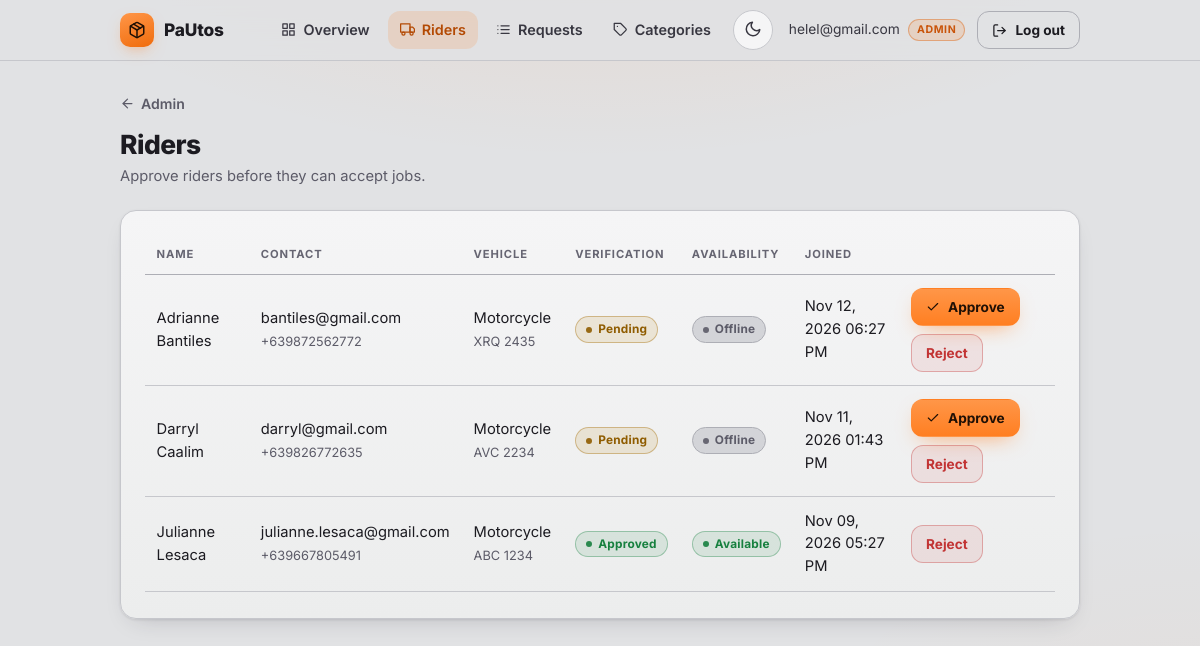
The app's page /admin/riders (signed in) with its own data.
### app/models.py (models this page shows, shortened)
class User(UserMixin, db.Model):
    __tablename__ = "user"
    id = db.Column("user_id", db.Integer, primary_key=True)
    email = db.Column(db.String(255), unique=True, nullable=False)
    password_hash = db.Column(db.String(255), nullable=False)
    role = db.Column(db.String(20), nullable=False, index=True)
    created_at = db.Column(db.DateTime(timezone=True), default=utcnow, nullable=False)
    is_active = db.Column(db.Boolean, nullable=False, default=True)  # EXTENSION: lets an admin disable an account
    customer_profile = db.relationship(
        "CustomerProfile", back_populates="user", uselist=False, cascade="all, delete-orphan"
    )
    rider_profile = db.relationship(
        "RiderProfile", back_populates="user", uselist=False, cascade="all, delete-orphan"
    )
    @property
    def profile(self):
        return self.customer_profile or self.rider_profile
    @property
    def full_name(self):
        return self.profile.full_name if self.profile else self.email

class RiderProfile(db.Model):
    __tablename__ = "rider"
    id = db.Column("rider_id", db.Integer, primary_key=True)
    user_id = db.Column(db.Integer, db.ForeignKey("user.user_id"), unique=True, nullable=False)
    full_name = db.Column(db.String(150), nullable=False)
    phone = db.Column(db.String(30))
    vehicle_type = db.Column(db.String(50))
    availability_status = db.Column(db.String(30), nullable=False, default=AVAILABILITY_OFFLINE)
    plate_number = db.Column(db.String(20))  # EXTENSION
    verification_status = db.Column(db.String(20), nullable=False, default=VERIFICATION_PENDING)
    user = db.relationship("User", back_populates="rider_profile")

### app/admin/routes.py (the view)
@bp.route("/riders")
@role_required(ROLE_ADMIN)
def riders():
    items = RiderProfile.query.options(joinedload(RiderProfile.user)).all()
    items.sort(key=lambda r: (VERIFICATION_ORDER.get(r.verification_status, 9), -r.id))
    return render_template("admin/riders.html", riders=items)

### app/models.py (called while the page is built)
@login_manager.user_loader
def load_user(user_id):
    return db.session.get(User, int(user_id))

### app/utils.py (called while the page is built)
def role_required(role):
    def decorator(view):
        @wraps(view)
        def wrapped(*args, **kwargs):
            if not current_user.is_authenticated:
                return current_app.login_manager.unauthorized()
            if current_user.role != role:
                abort(403)
            return view(*args, **kwargs)
        return wrapped
    return decorator

### app/templates/admin/riders.html (shortened to what this page needs)
{% extends "base.html" %}
{% from "_ui.html" import icon, status_badge %}
{% block content %}
<a class="back-link" href="{{ url_for('admin.dashboard') }}">{{ icon('arrow-left', 15) }} Admin</a>
<div class="page-head"><div><h1>Riders</h1><p class="muted">Approve riders before they can accept jobs.</p></div></div>
{% if riders %}
<section class="card">
  <div class="table-wrap">
    <table class="rtable">
      <thead>
        <tr><th>Name</th><th>Contact</th><th>Vehicle</th><th>Verification</th><th>Availability</th><th>Joined</th><th></th></tr>
      </thead>
      <tbody>
        {% for r in riders %}
        <tr>
          <td class="cell-main" data-label="Name">{{ r.full_name }}</td>
          <td data-label="Contact"><span>{{ r.user.email }}<br><span class="muted">{{ r.phone }}</span></span></td>
          <td data-label="Vehicle"><span>{{ (r.vehicle_type or "-")|title }}{% if r.plate_number %}<br><span class="muted">{{ r.plate_number }}</span>{% endif %}</span></td>
          <td data-label="Verification">{{ status_badge(r.verification_status, r.verification_status|title) }}</td>
          <td data-label="Availability">{{ status_badge(r.availability_status, r.availability_status|title) }}</td>
          <td data-label="Joined">{{ r.user.created_at|ph_time }}</td>
          <td class="cell-actions">
            <div class="row-actions">
              {% if r.verification_status != 'approved' %}
              <form method="post" action="{{ url_for('admin.set_rider_status', rider_id=r.id) }}" data-once>
                <button class="btn btn-sm btn-primary" type="submit">{{ icon('check', 14) }} Approve</button>
              </form>
              {% endif %}
              {% if r.verification_status != 'rejected' %}
              <form method="post" action="{{ url_for('admin.set_rider_status', rider_id=r.id) }}"
                    onsubmit="return confirm('Reject this rider?');">
                <button class="btn btn-sm btn-danger" type="submit">Reject</button>
              </form>
              {% endif %}
            </div>
          </td>
        </tr>
        {% endfor %}
      </tbody>
    </table>
  </div>
</section>
{% else %}
<section class="card empty">
  <span class="tile-ico">{{ icon('truck', 20) }}</span>
  <p>No riders have registered yet.</p>
</section>
{% endif %}
{% endblock %}

### app/templates/base.html (shortened to what this page needs)
{% from "_ui.html" import icon, initials -%}
<!doctype html>
<html lang="en">
<head>
  <link rel="stylesheet" href="{{ url_for('static', filename='css/style.css') }}">
</head>
{% set ep = request.endpoint or '' %}
{% set role = current_user.role if current_user.is_authenticated else None %}
{% if role == 'customer' %}
  {% set items = [
    ('Home', 'home', 'main.customer_dashboard', ('main.customer_dashboard',)),
    ('New', 'plus', 'customer.new_request', ('customer.new_request',)),
    ('Requests', 'list', 'customer.request_list', ('customer.request_list', 'customer.request_detail')),
    ('Profile', 'user', 'profile.edit_profile', ('profile.',)),
  ] %}
{% elif role == 'rider' %}
  {% set items = [
    ('Home', 'home', 'main.rider_dashboard', ('main.rider_dashboard',)),
    ('Available', 'inbox', 'rider.available_requests', ('rider.available_requests',)),
    ('My jobs', 'briefcase', 'rider.my_jobs', ('rider.my_jobs', 'rider.job_detail')),
    ('Profile', 'user', 'profile.edit_profile', ('profile.',)),
  ] %}
{% elif role == 'admin' %}
  {% set items = [
    ('Overview', 'grid', 'admin.dashboard', ('admin.dashboard',)),
    ('Riders', 'truck', 'admin.riders', ('admin.riders',)),
    ('Requests', 'list', 'admin.requests_overview', ('admin.requests_overview', 'admin.request_detail')),
    ('Categories', 'tag', 'admin.categories', ('admin.categories', 'admin.new_category', 'admin.edit_category')),
  ] %}
{% else %}
  {% set items = [] %}
{% endif %}
<body class="{% if items %}has-tabbar{% endif %}">
  <header class="nav">
    <div class="nav-inner">
      <a class="brand" href="{{ url_for('main.index') }}">
        <span class="brand-mark">{{ icon('package', 18) }}</span>
        <span class="brand-name">PaUtos</span>
      </a>
      {% if current_user.is_authenticated %}
      <nav class="nav-links" aria-label="Main">
        {% for label, ic, endpoint, pfx in items %}
          <a class="nav-link{% if ep.startswith(pfx) %} active{% endif %}" href="{{ url_for(endpoint) }}">{{ icon(ic, 15) }}<span>{{ label }}</span></a>
        {% endfor %}
        <button type="button" class="icon-btn theme-toggle" aria-label="Switch to light mode" title="Switch theme"><span class="t-sun">{{ icon('sun', 18) }}</span><span class="t-moon">{{ icon('moon', 18) }}</span></button>
        <span class="who" title="{{ current_user.full_name }}">
          <span class="who-name">{{ current_user.full_name }}</span>
          <span class="pill">{{ current_user.role }}</span>
        </span>
        <form method="post" action="{{ url_for('auth.logout') }}" class="inline">
          <button type="submit" class="btn btn-ghost btn-sm">{{ icon('log-out', 15) }} Log out</button>
        </form>
      </nav>
      {% endif %}
    </div>
  </header>
  <main class="container">
    {% block content %}{% endblock %}
  </main>
</body>
</html>

### app/templates/_ui.html (shortened to what this page needs)
{% macro status_badge(status, label=None) -%}
<span class="badge {{ status }}">{{ label if label is not none else status|replace('_', ' ')|title }}</span>
{%- endmacro %}

### records on screen
User: is_active True (drawn), full_name "helel@gmail.com", role "ADMIN"
RiderProfile: full_name "Adrianne Bantiles", user.email "bantiles@gmail.com", phone "+639872562772", vehicle_type "Motorcycle", plate_number "XRQ 2435", verification_status "Pending Offline", user.created_at|ph_time "Nov 12, 2026 06:27 PM", {{ size }} 14 (drawn)
RiderProfile: full_name "Darryl Caalim", user.email "darryl@gmail.com", phone "+639826772635", vehicle_type "Motorcycle", plate_number "AVC 2234", verification_status "Pending Offline", user.created_at|ph_time "Nov 11, 2026 01:43 PM", {{ size }} 14 (drawn)
RiderProfile: full_name "Julianne Lesaca", user.email "julianne.lesaca@gmail.com", phone "+639667805491", vehicle_type "Motorcycle", plate_number "ABC 1234", verification_status "Approved Available", user.created_at|ph_time "Nov 09, 2026 05:27 PM"

### other values on screen
{{ label }} "Overview" "Riders" "Requests" "Categories"
